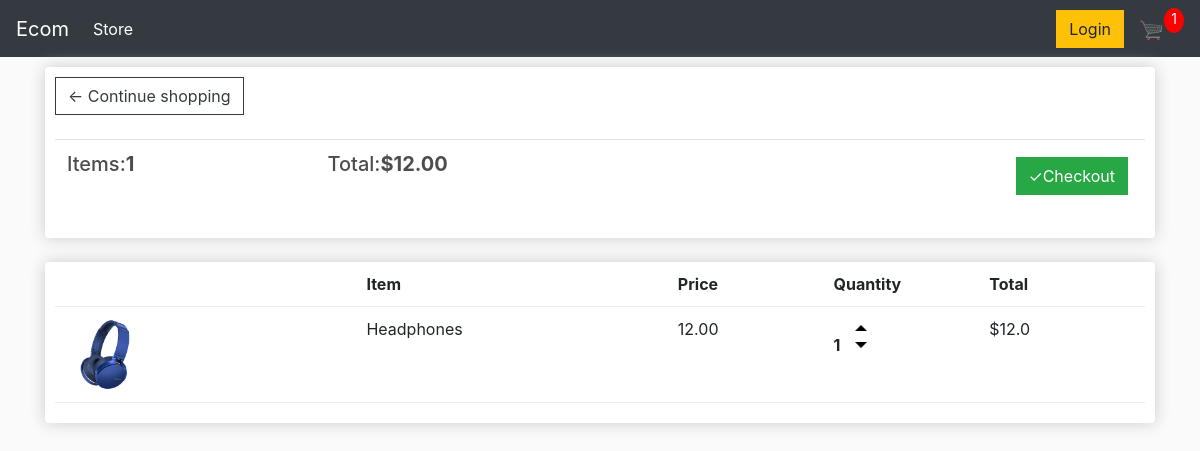
The app's page /cart/ (signed in) with its own data.
### store/models.py (models this page shows, shortened)
class Order(models.Model):
    customer = models.ForeignKey(Customer, on_delete=models.SET_NULL, blank=True, null=True)
    date_ordered = models.DateTimeField(auto_now_add=True)
    complete = models.BooleanField(default=False, null=True, blank=True)
    transaction_id = models.CharField(max_length=200, null=True)
    @property
    def get_cart_total(self):
        orderitems = self.orderitem_set.all()
        total = sum([item.get_total for item in orderitems])
        return total
    @property
    def get_cart_items(self):
        orderitems = self.orderitem_set.all()
        total = sum([item.quantity for item in orderitems])
        return total

class OrderItem(models.Model):
    product = models.ForeignKey(Product, on_delete=models.SET_NULL, blank=True, null=True)
    order = models.ForeignKey(Order, on_delete=models.SET_NULL, blank=True, null=True)
    quantity = models.PositiveIntegerField(default=0, null=True)
    date_added = models.DateTimeField(auto_now_add=True)
    @property
    def get_total(self):
        total = self.product.price * self.quantity
        return total

class Product(models.Model):
    name = models.CharField(max_length=200, null=True)
    price = models.FloatField()
    digital = models.BooleanField(default=False, null=True, blank=False)
    image = models.ImageField(null=True, blank=True)
    @property
    def imageURL(self):
        try:
            url = self.image.url
        except:
            url = ''
        return url

### store/views.py (the view)
# urls.py: path('cart/', views.cart, name="cart"),
def cart(request):
    if request.user.is_authenticated:
        customer = request.user.customer
        order, created = Order.objects.get_or_create(customer=customer, complete = False)
        items = order.orderitem_set.all()
        cartItems = order.get_cart_items
    else:
        items = []
        order = {'get_cart_total': 0, 'get_cart_items': 0, 'shipping':False}
        cartItems = order['get_cart_items']
    context = {'items': items, 'order': order, 'cartItems':cartItems}
    return render(request, 'store/cart.html', context)

### store/templates/store/cart.html (shortened to what this page needs)
{% extends 'store/main.html' %}
{% load static %}
{% block content  %}
    <div class="row">
        <div class="col-lg-12">
            <div class="box-element">
                <a class="btn btn-outline-dark" href="{% url 'store' %}">&#x2190; Continue shopping</a>
                <br>
                <br>
                <table class="table">
                    <tr>
                        <th><h5>Items:<strong>{{ order.get_cart_items }}</strong></h5></th>
                        <th><h5>Total:<strong>${{ order.get_cart_total|floatformat:2 }}</strong></h5></th>
                        <th>
                            <a style="float:right; margin:5px " class="btn btn-success" href="{% url 'checkout' %}">&#x2713;Checkout</a>
                        </th>
                    </tr>
                </table>
            </div>
             <br>
             <div class="box-element">
                 <div class="cart-row">
                     <div style="flex:2"></div>
                     <div style="flex:2"><strong>Item</strong></div>
                     <div style="flex:1"><strong>Price</strong></div>
                     <div style="flex:1"><strong>Quantity</strong></div>
                     <div style="flex:1"><strong>Total</strong></div>
                 </div>
                 {% for item in items  %}
                  <div class="cart-row">
                     <div style="flex:2"><img class="row-image" src="{{ item.product.imageURL }}"> </div>
                     <div style="flex:2">{{ item.product.name }}</div>
                     <div style="flex:1">{{ item.product.price|floatformat:2 }}</div>
                     <div style="flex:1">
                         <p class="quantity">{{ item.quantity }}</p>
                         <div class="quantity">
                             <img data-product={{ item.product.id }} data-action="add" class="chg-quantity update-cart" src="{% static 'images/up.png' %}">
                             <img data-product={{ item.product.id }} data-action="remove" class="chg-quantity update-cart" src="{% static 'images/down.png' %}">
                         </div>
                     </div>
                     <div style="flex:1">${{ item.get_total }}</div>
                 </div>
                {% endfor  %}
            </div>
            <br>
        </div>
    </div>
{% endblock %}

### static/css/main.css (style rules this page uses)
body { background-color: hsl(0, 0%, 98%); }
h1,h2,h3,h4,h5,h6 { color:hsl(0, 0%, 30%); }
.box-element { box-shadow:hsl(0, 0%, 80%) 0 0 16px; background-color: #fff; border-radius: 4px; padding: 10px; }
.col-lg-4, .col-lg-6, .col-lg-8, .col-lg-12 { margin-top: 10px; }
.btn { border-radius: 0; }
.row-image { width: 100px; }
.cart-row { display: flex; align-items: flex-stretch; padding-bottom: 10px; margin-bottom: 10px; border-bottom: 1px solid #ececec; }
.quantity { display: inline-block; font-weight: 700; padding-right:10px; }
.chg-quantity { width: 12px; cursor: pointer; display: block; margin-top: 5px; transition:.1s; }

### records on screen
Order: get_cart_items "1", get_cart_total "12.00"
OrderItem: product.imageURL (picture), product.name "Headphones", product.price "12.00", quantity "1", get_total "12.0"

### other values on screen
{{ cartItems }} "1"
